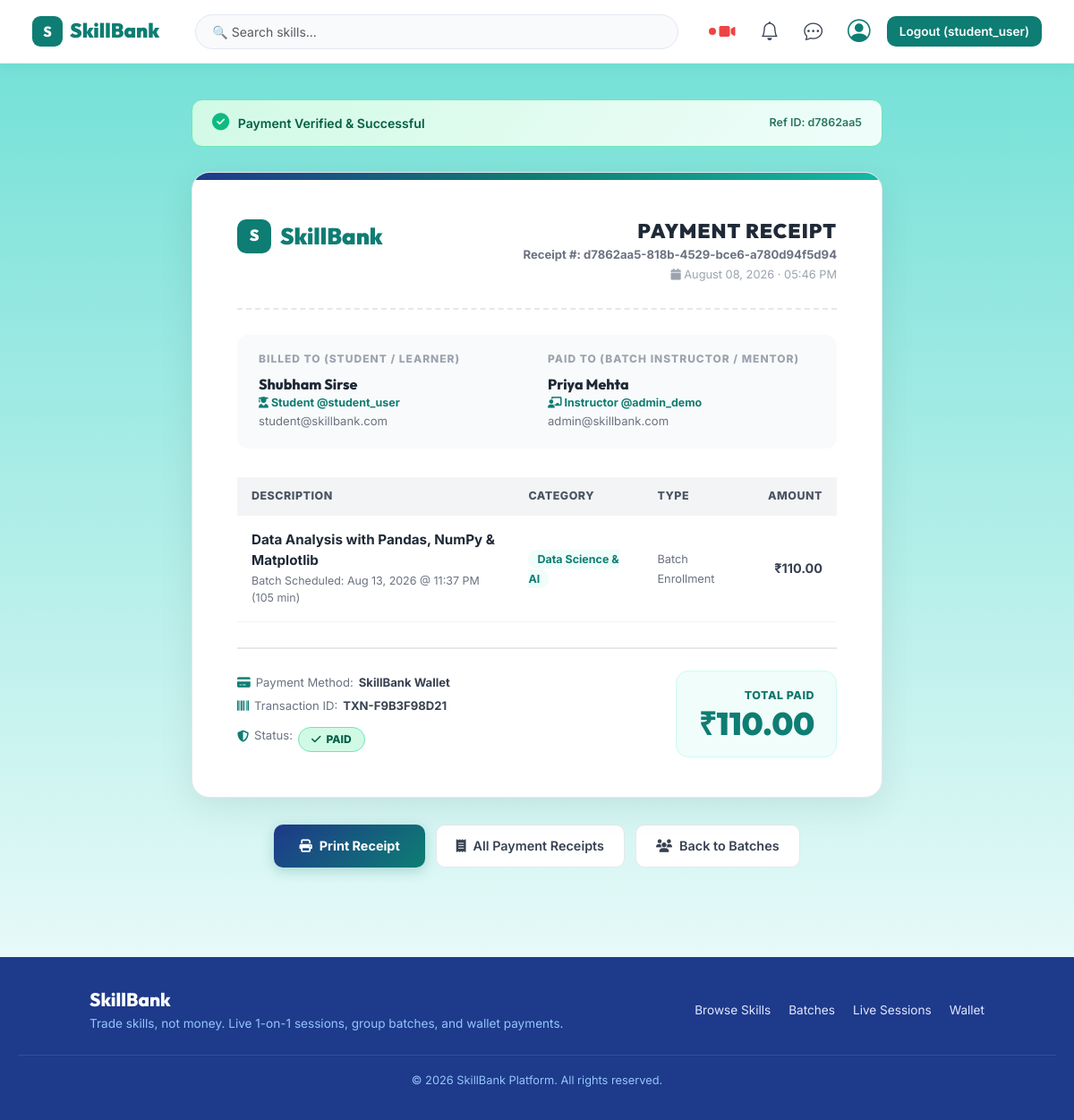
/payments/receipt/d7862aa5-818b-4529-bce6-a780d94f5d94/ (signed in), run on the app's committed database.
### payments/models.py (models this page shows, shortened)
class PaymentReceipt(models.Model):
    STATUS_CHOICES = [
        ('PAID', 'Paid / Completed'),
        ('REFUNDED', 'Refunded'),
        ('FAILED', 'Failed'),
    ]
    receipt_number = models.CharField(max_length=50, unique=True, default=uuid.uuid4)
    transaction_id = models.CharField(max_length=80, unique=True, blank=True, null=True)
    student = models.ForeignKey(User, on_delete=models.CASCADE, related_name='student_receipts')
    teacher = models.ForeignKey(User, on_delete=models.CASCADE, related_name='teacher_receipts')
    batch = models.ForeignKey('bookings.Batch', on_delete=models.SET_NULL, null=True, blank=True, related_name='receipts')
    item_title = models.CharField(max_length=200)
    category_name = models.CharField(max_length=100, blank=True, default='General')
    amount = models.DecimalField(max_digits=10, decimal_places=2)
    payment_method = models.CharField(max_length=50, default='SkillBank Wallet')
    status = models.CharField(max_length=20, choices=STATUS_CHOICES, default='PAID')
    created_at = models.DateTimeField(auto_now_add=True)
    class Meta:
        db_table = 'payment_receipts'
        ordering = ['-created_at']

### bookings/models.py (models this page shows, shortened)
class Batch(models.Model):
    instructor = models.ForeignKey('auth.User', on_delete=models.CASCADE, related_name='batches')
    title = models.CharField(max_length=200)
    category = models.ForeignKey('skill_management.SkillCategory', on_delete=models.CASCADE, related_name='batches')
    description = models.TextField(blank=True, default='')
    scheduled_at = models.DateTimeField()
    duration_minutes = models.IntegerField(default=60)
    max_seats = models.IntegerField(default=15)
    enrolled_count = models.IntegerField(default=0)
    price_credits = models.DecimalField(max_digits=8, decimal_places=2, default=50.00)
    meeting_link = models.URLField(blank=True, default='https://meet.jit.si/SkillBankBatchRoom')
    status = models.CharField(max_length=20, default='upcoming')
    created_at = models.DateTimeField(auto_now_add=True)
    class Meta:
        ordering = ['scheduled_at']

### payments/views.py (the view)
# urls.py: path("receipt/<str:receipt_number>/", receipt_detail, name="receipt_detail"),
@login_required
def receipt_detail(request, receipt_number):
    receipt = get_object_or_404(
        PaymentReceipt.objects.select_related('student', 'teacher', 'batch'),
        receipt_number=receipt_number
    )
    if not (request.user == receipt.student or request.user == receipt.teacher or request.user.is_staff):
        messages.error(request, "You do not have permission to view this payment receipt.")
        return redirect('my_receipts')
    return render(request, 'payments/receipt_detail.html', {
        'receipt': receipt,
    })

### templates/payments/receipt_detail.html (shortened to what this page needs)
{% extends "base.html" %}
{% block content %}
<div class="receipt-page">
  <div class="receipt-status-banner">
    <div>
      <i class="fa-solid fa-circle-check"></i>
      <span>Payment Verified & Successful</span>
    </div>
    <span style="font-size:0.78rem;opacity:0.85;">Ref ID: {{ receipt.receipt_number|slice:":8" }}</span>
  </div>
  <div class="receipt-card">
    <div class="receipt-top-stripe"></div>
    <div class="receipt-inner">
      <div class="receipt-header">
        <a href="/" class="brand-logo">
          <span>S</span> SkillBank
        </a>
        <div class="receipt-title-box">
          <h1>Payment Receipt</h1>
          <div class="receipt-num">Receipt #: {{ receipt.receipt_number }}</div>
          <div class="receipt-date"><i class="fa-solid fa-calendar"></i> {{ receipt.created_at|date:"F d, Y · h:i A" }}</div>
        </div>
      </div>
      <div class="parties-grid">
        <div class="party-box">
          <h4>Billed To (Student / Learner)</h4>
          <div class="name">{{ receipt.student.get_full_name|default:receipt.student.username }}</div>
          <div class="role"><i class="fa-solid fa-user-graduate"></i> Student @{{ receipt.student.username }}</div>
          <div class="email">{{ receipt.student.email }}</div>
        </div>
        <div class="party-box">
          <h4>Paid To (Batch Instructor / Mentor)</h4>
          <div class="name">{{ receipt.teacher.get_full_name|default:receipt.teacher.username }}</div>
          <div class="role"><i class="fa-solid fa-chalkboard-teacher"></i> Instructor @{{ receipt.teacher.username }}</div>
          <div class="email">{{ receipt.teacher.email }}</div>
        </div>
      </div>
      <table class="receipt-table">
        <thead>
          <tr>
            <th>Description</th>
            <th>Category</th>
            <th>Type</th>
            <th>Amount</th>
          </tr>
        </thead>
        <tbody>
          <tr>
            <td>
              <div class="item-title">{{ receipt.item_title }}</div>
              <div class="item-desc">
                {% if receipt.batch %}
                  Batch Scheduled: {{ receipt.batch.scheduled_at|date:"M d, Y @ h:i A" }} ({{ receipt.batch.duration_minutes }} min)
                {% else %}
                  Skill Session & Mentorship Access
                {% endif %}
              </div>
            </td>
            <td><span style="background:#f0fdfa;color:#0e7d73;padding:3px 10px;border-radius:99px;font-size:0.78rem;font-weight:700;">{{ receipt.category_name }}</span></td>
            <td><span style="font-size:0.8rem;color:#6b7280;">Batch Enrollment</span></td>
            <td>₹{{ receipt.amount|floatformat:2 }}</td>
          </tr>
        </tbody>
      </table>
      <div class="summary-wrap">
        <div class="payment-meta">
          <div class="payment-meta-item"><i class="fa-solid fa-credit-card" style="color:#0e7d73;"></i> Payment Method: <strong>{{ receipt.payment_method }}</strong></div>
          <div class="payment-meta-item"><i class="fa-solid fa-barcode" style="color:#0e7d73;"></i> Transaction ID: <strong>{{ receipt.transaction_id }}</strong></div>
          <div class="payment-meta-item"><i class="fa-solid fa-shield-halved" style="color:#0e7d73;"></i> Status: <span class="verified-stamp"><i class="fa-solid fa-check"></i> {{ receipt.status }}</span></div>
        </div>
        <div class="total-box">
          <div class="lbl">Total Paid</div>
          <div class="amount">₹{{ receipt.amount|floatformat:2 }}</div>
        </div>
      </div>
    </div>
  </div>
  <div class="action-row">
    <button class="btn-print" onclick="window.print()">
      <i class="fa-solid fa-print"></i> Print Receipt
    </button>
    <a href="/payments/receipts/" class="btn-back">
      <i class="fa-solid fa-receipt"></i> All Payment Receipts
    </a>
    <a href="/batches/" class="btn-back">
      <i class="fa-solid fa-users"></i> Back to Batches
    </a>
  </div>
</div>
{% endblock %}

### templates/base.html (shortened to what this page needs)
{% load static %}
<!DOCTYPE html>
<html lang="en">
<head>
    <link href="https://cdn.jsdelivr.net/npm/bootstrap@5.3.7/dist/css/bootstrap.min.css" rel="stylesheet">
    <link rel="stylesheet" href="https://cdn.jsdelivr.net/npm/bootstrap-icons@1.11.3/font/bootstrap-icons.min.css">
    <link rel="stylesheet" href="https://cdnjs.cloudflare.com/ajax/libs/font-awesome/6.4.0/css/all.min.css">
    <link rel="stylesheet" href="{% static 'theme/base.css' %}">
</head>
<body class="page-bg">
    <nav class="navbar base-navbar navbar-expand-lg">
        <div class="container-fluid px-2 px-md-3">
            <a class="navbar-brand" href="/">
                <span class="brand-icon" aria-hidden="true">S</span>
                <span class="brand-name">SkillBank</span>
            </a>
            <div class="collapse navbar-collapse" id="baseNavCollapse">
                <form class="nav-search d-flex flex-grow-1 mx-lg-4 my-2 my-lg-0" action="/browse/" method="GET">
                    <input class="form-control w-100" type="search" name="q" placeholder="🔍 Search skills..." value="{{ request.GET.q }}">
                </form>
                <div class="d-flex align-items-center gap-2 ms-auto flex-wrap nav-actions-group">
                    <a href="/live/" class="nav-icon-btn" title="Live Sessions">
                        <span class="live-dot me-1"></span>
                        <i class="fa-solid fa-video" style="color:#ef4444; font-size:1rem;"></i>
                    </a>
                    <a href="/notifications/" class="nav-icon-btn" title="Alerts">
                        <i class="bi bi-bell"></i>
                    </a>
                    <a href="/messaging/" class="nav-icon-btn" title="Messages">
                        <i class="bi bi-chat-dots"></i>
                    </a>
                    {% if user.is_authenticated %}
                        <div class="dropdown">
                            <a href="#" class="nav-icon-btn" data-bs-toggle="dropdown" title="{{ user.username }}">
                                <i class="bi bi-person-circle" style="font-size: 1.6rem; color: #0e7d73;"></i>
                            </a>
                        </div>
                        <a href="/auth/logout/" class="nav-logout-btn">Logout ({{ user.username }})</a>
                    {% else %}
                        <a href="/auth/login/" class="nav-login-btn">Sign up / Login</a>
                    {% endif %}
                </div>
            </div>
        </div>
    </nav>
    <main style="min-height: 80vh;">
        {% block content %}{% endblock %}
    </main>
    <footer style="background: #1E3A8A; color: white; padding: 35px 20px; margin-top: 60px;">
        <div class="footer-content-wrapper" style="max-width: 1000px; margin: 0 auto; display: flex; justify-content: space-between; align-items: center; flex-wrap: wrap; gap: 20px;">
            <div style="text-align: left;" class="text-mobile-center">
                <h3 style="font-family: 'Outfit', sans-serif; font-size: 1.3rem; font-weight: 800; color: #ffffff; margin-bottom: 4px;">SkillBank</h3>
                <p style="font-size: 0.85rem; color: #93c5fd; margin: 0;">Trade skills, not money. Live 1-on-1 sessions, group batches, and wallet payments.</p>
            </div>
            <div class="footer-links-group" style="display: flex; gap: 20px; font-size: 0.85rem;">
                <a href="/browse/" style="color: #e0e7ff; text-decoration: none;">Browse Skills</a>
                <a href="/batches/" style="color: #e0e7ff; text-decoration: none;">Batches</a>
                <a href="/live/" style="color: #e0e7ff; text-decoration: none;">Live Sessions</a>
                <a href="/wallet/" style="color: #e0e7ff; text-decoration: none;">Wallet</a>
            </div>
        </div>
        <div style="border-top: 1px solid rgba(255,255,255,0.1); margin-top: 25px; padding-top: 18px; font-size: 0.8rem; color: #93c5fd; text-align: center;">
            © 2026 SkillBank Platform. All rights reserved.
        </div>
    </footer>
</body>
</html>

### static/theme/base.css (style rules this page uses)
:root { --teal-50: #f0fdfa; --teal-100: #ccfbf1; --teal-200: #99f6e4; --teal-300: #5eead4; --teal-400: #2dd4bf; --teal-500: #14b8a6; --teal-600: #0d9488; --teal-700: #0f766e; --teal-800: #115e59; --teal-900: #134e4a; --teal-primary: #0e7d73; --teal-light: #6ddfd5; --accent-purple: #4f46e5; --accent-purple-dark: #9333ea; --accent-purple-light: #c084fc; --bg-gradient: linear-gradient(180deg, #6ddfd5 0%, #fbfefe 100%); --surface-white: #ffffff; --text-dark: #1f2937; --text-muted: #6b7280; --text-light: #9ca3af; --border-light: #e5e7eb; --status-pending: #f59e0b; --status-accepted: #10b981; --status-completed: #3b82f6; --status-cancelled: #ef4444; --shadow-sm: 0 1px 2px 0 rgba(0, 0, 0, 0.05); --shadow-md: 0 4px 6px -1px rgba(0, 0, 0, 0.1), 0 2px 4px -1px rgba(0, 0, 0, 0.06); --shadow-lg: 0 10px 15px -3px rgba(0, 0, 0, 0.1), 0 4px 6px -2px rgba(0, 0, 0, 0.05); --radius-sm: 6px; --radius-md: 10px; --radius-lg: 16px; --radius-full: 9999px; }
html, body { overflow-x: hidden; max-width: 100vw; margin: 0; padding: 0; width: 100%; }
body.page-bg { background: var(--bg-gradient) !important; min-height: 100vh; color: var(--text-dark); font-family: 'Inter', -apple-system, BlinkMacSystemFont, "Segoe UI", Roboto, sans-serif; display: flex; flex-direction: column; }
main { flex: 1 0 auto; }
.container, .container-fluid, .main-content-container { box-sizing: border-box; }

### templates/base.html (style rules this page uses)
.base-navbar { background: white !important; box-shadow: 0 2px 15px rgba(14, 125, 115, 0.08); border-bottom: 1px solid rgba(0,0,0,0.06); padding: 10px 20px; position: sticky; top: 0; z-index: 1000; }
.base-navbar .navbar-brand { font-size: 1.4rem; font-weight: 900; font-family: 'Outfit', sans-serif; color: #0e7d73 !important; display: flex; align-items: center; gap: 8px; text-decoration: none; }
.base-navbar .brand-icon { background: #0e7d73 !important; color: #ffffff !important; width: 34px !important; height: 34px !important; min-width: 34px !important; border-radius: 9px !important; display: inline-flex !important; align-items: center !important; justify-content: center !important; font-size: 16px !important; font-weight: 800 !important; line-height: 1 !important; flex-shrink: 0 !important; }
.base-navbar .nav-search .form-control { border-radius: 50px; border: 1.5px solid #e2e8f0; background: #f8fafc; font-size: 0.875rem; padding: 8px 18px; transition: border-color 0.2s; }
.base-navbar .nav-icon-btn { color: #374151; background: none; border: none; font-size: 1.3rem; padding: 6px 10px; border-radius: 10px; transition: background 0.2s, color 0.2s; text-decoration: none; display: inline-flex; align-items: center; min-height: 40px; }
.base-navbar .nav-logout-btn { background: #0e7d73; color: white !important; border: none; border-radius: 10px; padding: 7px 14px; font-size: 0.85rem; font-weight: 600; text-decoration: none; transition: background 0.2s, transform 0.15s; white-space: nowrap; }
.live-dot { width: 8px; height: 8px; border-radius: 50%; background: #ef4444; display: inline-block; animation: navpulse 1.5s infinite; }

### data on the page
PaymentReceipt: receipt_number "d7862aa5", receipt_number "d7862aa5-818b-4529-bce6-a780d94f5d94", created_at "August 08, 2026 · 05:46 PM", student.get_full_name "Shubham Sirse", student.username "student_user", student.email "student@skillbank.com", teacher.get_full_name "Priya Mehta", teacher.username "admin_demo", teacher.email "admin@skillbank.com", item_title "Data Analysis with Pandas, NumPy & Matplotlib", batch.scheduled_at "Aug 13, 2026 @ 11:37 PM", batch.duration_minutes "105", category_name "Data Science & AI", amount "110.00", payment_method "SkillBank Wallet", transaction_id "TXN-F9B3F98D21", status "PAID"

### other printed values
{{ user.username }} "student_user"
